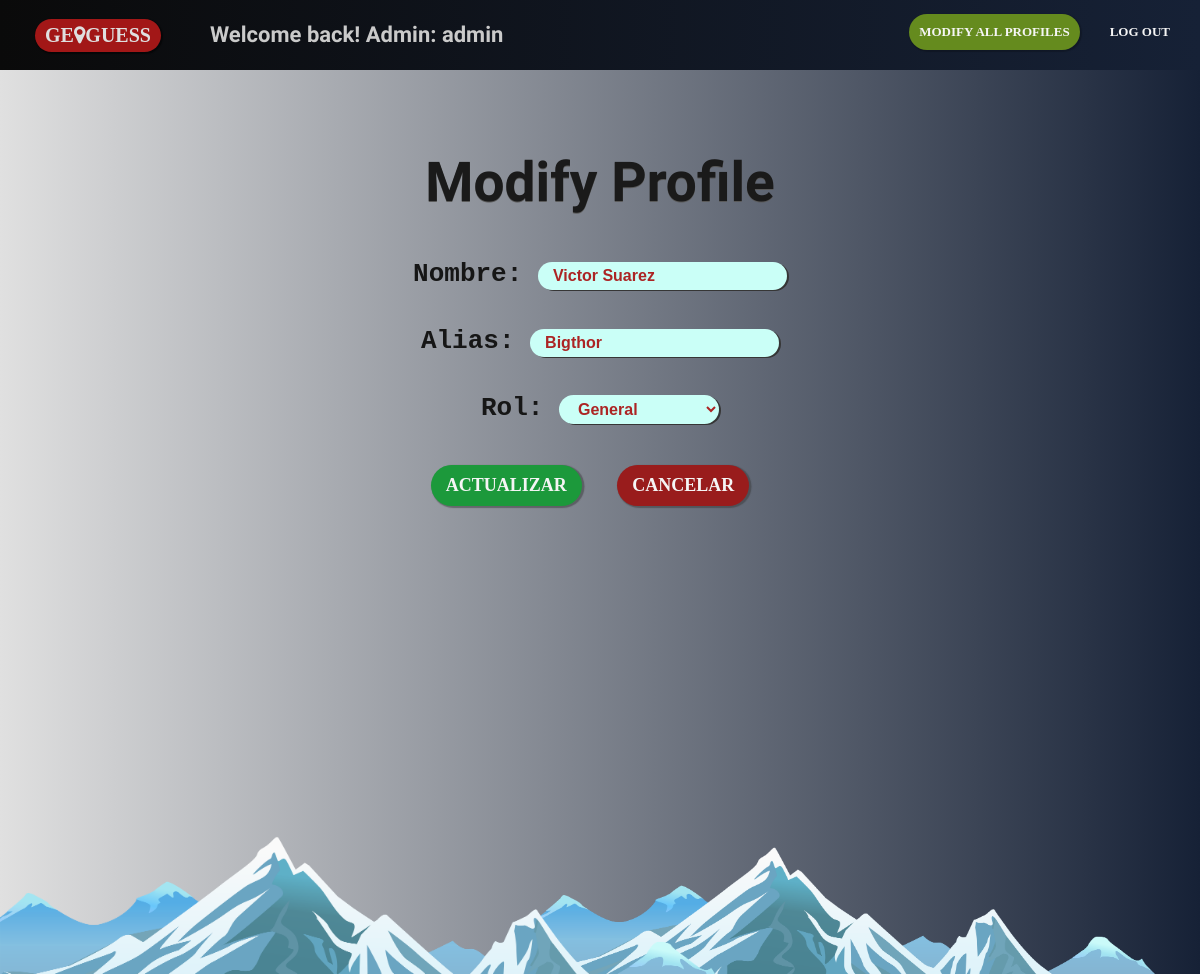
The app's page /modify.php?idU=3 (signed in) with its own data.
### tables this page shows
CREATE TABLE IF NOT EXISTS `usuarios` (
  `idUsuario` int(11) NOT NULL AUTO_INCREMENT,
  `Nombre` varchar(20) NOT NULL,
  `Alias` varchar(200) NOT NULL,
  `Pwd` varchar(30) NOT NULL,
  `Rol` varchar(20) NOT NULL,
  `Score` int(11) NOT NULL,
  PRIMARY KEY (`idUsuario`),
  UNIQUE KEY `Nombre` (`Nombre`)
);

### modify.php (the view, shortened to what this page needs)
<?php
	$conn=conectarBD();
?>
<!DOCTYPE html>
<html lang="en">
<head>
    <link rel="stylesheet" href="StylesSigninpage.css">
    <link rel="stylesheet" href="https://cdnjs.cloudflare.com/ajax/libs/font-awesome/4.7.0/css/font-awesome.min.css">
</head>
<?php
    $qry = "select Nombre, Alias, Rol from usuarios where idUsuario=".$_GET['idU'];
    $rs = mysql_query($qry,$conn);
    $datos = mysql_fetch_array($rs);
?>
<body>
    <div id="headder">
        <a id="logo-main" href="Mainpage.php">ge<i class="fa fa-map-marker"></i>guess </a>
        <?php
            $qry="select Alias, Rol from usuarios where IdUsuario=" . $_SESSION['idU'];
            $rs=mysql_query($qry) or die ("No fue posible recuperar el Alias autenticado");
            $usuario = mysql_fetch_object($rs);
            if($usuario->Rol=="General") {
              echo "<p> Welcome back! User: " . $usuario->Alias . " </p>";
              echo '<a class="hdrOpt" id="login" href="logout.php">log out</a>';
              echo '<a class="hdrOpt" id="signup" href="modify.php?idU='.$_SESSION['idU'].'">modify profile</a>';
            }
            else{
              echo "<p> Welcome back! Admin: " . $usuario->Alias . " </p>";
              echo '<a class="hdrOpt" id="login" href="logout.php">log out</a>';
              echo '<a class="hdrOpt" id="signup" href="modifyall.php">modify all profiles</a>';
            }
        ?>
    </div>
    <div id="container">
        <div id="containerLayout">
            <h2 id="textHeader">Modify Profile</h2>
            <div id="FormBox">
                <form action="modify.php" method="get">
                    <p>Nombre: <input class="FormBoxInput" type="text" name="txtNombre" value="<?php echo $datos["Nombre"];?>" /></p>
                    <p>Alias: <input class="FormBoxInput" type="text" name="txtAlias" value="<?php echo $datos["Alias"];?> "/> </p>
                    <p>Rol: <select name="txtRol" class="FormBoxInput">
                         <?php
                             if($datos["Rol"]=="General"){
                         ?>
                            <option value="General" selected="selected">General</option>
                         <?php
                         }
                         else
                         {
                         ?>
                             <option value="General" >General</option>
                             <option value="Administrador" selected="selected">Administrador</option>
                         <?php
                         }
                         ?>
                    </select></p>
                    <input id="Aceptbut" type="submit" value="Actualizar"/>
                    <input id="Cancelbut" type="reset" value="Cancelar"/>
                 </form>
            </div>
        </div>
        <img style="position: absolute;left: 0;bottom: -130px;max-width:65%;max-height:65%; z-index: 2" src="Mountain Clipart 1894.png"
            alt="fondo">
        <img style="position: absolute;right: 0;bottom: -100px;max-width:55%;max-height:55%; z-index: 1" src="Mountain Clipart 1894.png"
            alt="fondo">
    </div>
</body>
</html>

### StylesSigninpage.css (style rules this page uses)
body { margin: 0px; padding: 0px; }
#headder { width: 100%; height: 70px; overflow: hidden; background: linear-gradient(to right,rgb(10, 10, 10), rgb(22, 33, 54)); position: fixed; top: 0px; z-index: 1; }
#headder p { font-size: 22px; font-family: Sofia; color: rgb(202, 202, 202); font-weight: bold; display: inline-block; padding-left: 30px; }
#logo-main { margin: 15px; margin-top: 17px; margin-left: 35px; text-decoration: none; display: inline-block; font-family: Verdana; text-transform: uppercase; font-weight: bold; padding: 5px; padding-left: 10px; padding-right: 10px; background-color: rgba(170, 24, 24, 0.95); box-shadow: 1px 1px 1px 1px rgba(0, 0, 0, 0.466); color: rgb(223, 223, 223); font-size: 20px; border-radius: 80px; transition: all 0.4s; }
.hdrOpt { float: right; margin: 20px; margin-left: 0px; margin-top: 14px; font-size: 13px; font-family: Verdana; text-transform: uppercase; font-weight: bold; text-decoration: none; color: whitesmoke; padding: 10px; border-radius: 40px; transition: all 0.4s; }
#signup { background-color: rgb(101, 139, 30); box-shadow: 1px 1px 1px 1px rgba(0, 0, 0, 0.205); }
#container { width: 100%; height: 950px; overflow: hidden; position: relative; top: 24px; background: linear-gradient(to right,rgb(224, 224, 224), rgb(22, 33, 54)); }
#containerLayout { width: 50%; height: 950px; text-align: center; margin: 0 auto; position: relative; top: 80px; }
#FormBox { margin: 0 auto; font-size: 26px; font-family: Courier New, Courier, monospace; font-weight: bold; color: rgb(22, 22, 22); }
.FormBoxInput { background-color: rgb(202, 255, 247); border: 0px; box-shadow: 2px 1px #363636; border-radius: 15px; padding: 5px; padding-left:15px; padding-right: 15px; font-family: sans-serif; font-size: 16px; font-weight: bold; color: rgba(170, 24, 24, 0.95); margin-bottom: 10px; }
#textHeader { font-family: 'Sofia'; font-size: 55px; font-weight: bold; color: rgb(26, 26, 26); text-shadow:0px 1px #5a5a5a; cursor: pointer; transition: all 0.4s; }
#Aceptbut { margin: 20px; margin-left: 0px; margin-top: 5px; border: 0px; font-size: 18px; font-family: Verdana; text-transform: uppercase; font-weight: bold; text-decoration: none; color: whitesmoke; background: #1c993b; box-shadow: 1.5px 1px 1px 1px #3636367a; padding: 10px; padding-left: 15px; padding-right: 15px; border-radius: 40px; transition: all 0.4s; cursor: pointer; }
#Cancelbut { margin: 20px; margin-left: 0px; margin-top: 5px; border: 0px; font-size: 18px; font-family: Verdana; text-transform: uppercase; font-weight: bold; text-decoration: none; color: whitesmoke; background: #991c1c; box-shadow: 1.5px 1px 1px 1px #3636367a; padding: 10px; padding-left: 15px; padding-right: 15px; border-radius: 40px; transition: all 0.4s; cursor: pointer; }

### records on screen
usuarios: Alias "admin"
usuarios: txtNombre "Victor Suarez", txtAlias "Bigthor", txtRol "General"
